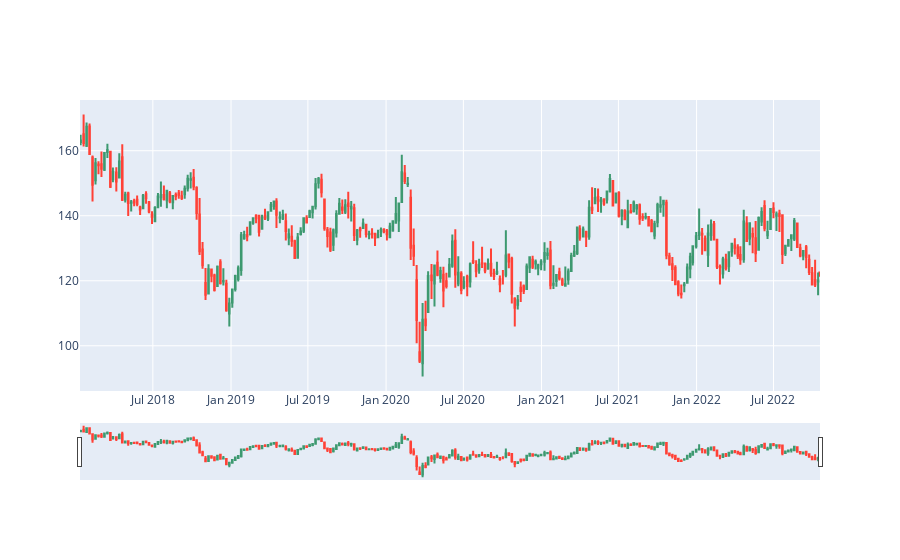

Here is the notebook cell this chart was saved with:
### Code cell
import plotly.graph_objects as go
import pandas as pd
from datetime import datetime

fig = go.Figure(data=[go.Candlestick(x=df.index,
                open=df['1. open'],
                high=df['2. high'],
                low=df['3. low'],
                close=df['4. close'])])

fig.show()

### Figure 1 — Plotly figure (JSON) as saved in the notebook; plotly's stock layout.template omitted (floating-point values rounded to 4 significant figures; data arrays with more than 128 entries replaced by an {"elided": "..."} marker saying what was removed)
{"data": [{"close": {"elided": "250 float values"}, "high": {"elided": "250 float values"}, "low": {"elided": "250 float values"}, "open": {"elided": "250 float values"}, "type": "candlestick", "x": {"elided": "250 str values"}}], "layout": {}}
